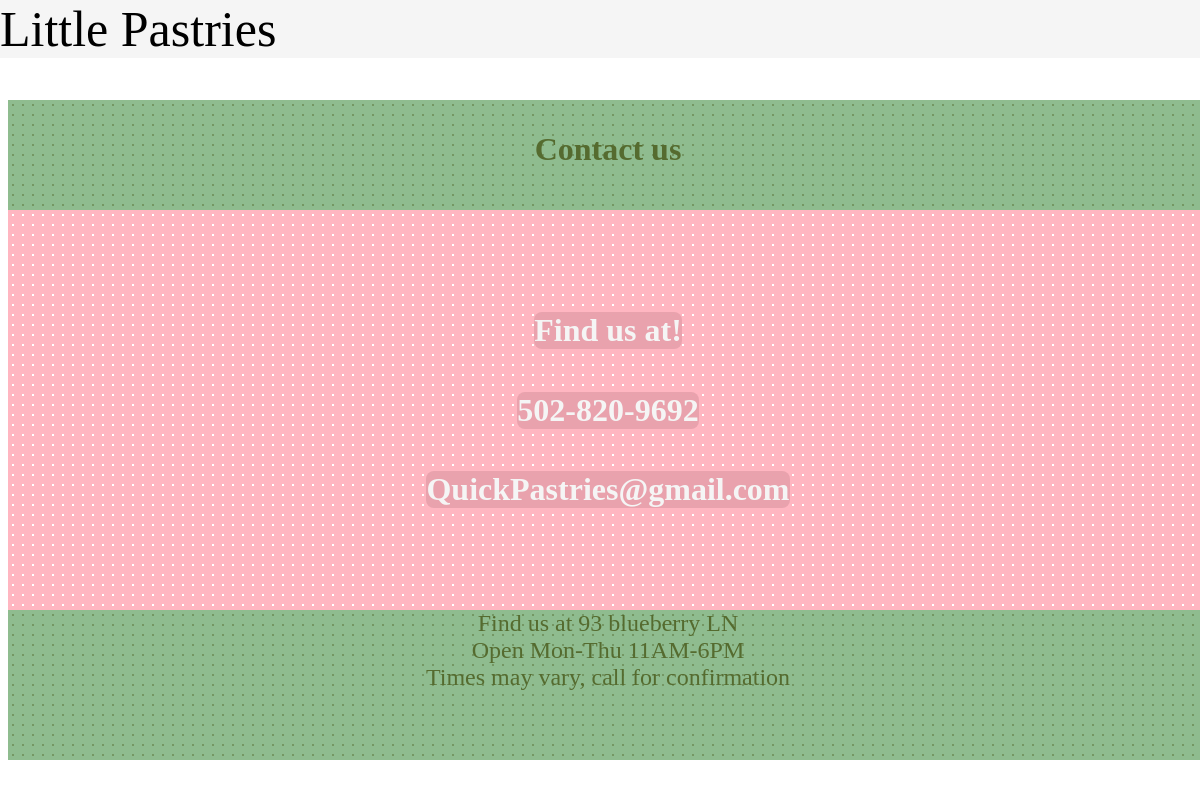
Page /contact-us on the committed database.
### BakeryHome/models.py (models this page shows, shortened)
class BakeryInfo(models.Model):
    BakeryName = models.CharField(max_length=64)
    BakeryDescription = models.TextField(default="")

class ContactInfo(models.Model):
    contactNumber = models.CharField(max_length=25, default=123-456-7890)
    contactEmail = models.EmailField(max_length=64,default="test@gmail.com")

### BakeryHome/views.py (the view)
# urls.py: path('contact-us', views.contactView, name='contactPage'),
def contactView(request):
    InfoDict = {
        'Info': ContactInfo.objects.first(),
        'BakeryInfo': BakeryInfo.objects.first()
    }
    return render(request, 'contact.html', InfoDict)

### BakeryHome/templates/contact.html
{% load static %}
<html>
    <head>
        <link rel="stylesheet" href="{%static 'BakeryHome/contact.css'%}">
    </head>
    <body>
        <div class="top-bar">
            <a href="/" class="top-bar-name">{{BakeryInfo.BakeryName}}</a>
        </div>
        <div class="title">
            <h1>Contact us</h1>
        </div>
        <div class="contact-board">
            <h1 class="contact-text">Find us at!</h1>
            <h1 class="contact-text">{{Info.contactNumber}}</h1>
            <h1 class="contact-text">{{Info.contactEmail}}</h1>
        </div>
        <div class="business-hours-text">
            Find us at 93 blueberry LN<br>
            Open Mon-Thu 11AM-6PM<br>
            Times may vary, call for confirmation
        </div>
    </body>
</html>

### BakeryHome/static/BakeryHome/contact.css (style rules this page uses)
.top-bar { background-color: #f5f5f5; position: fixed; top: 0; left:0; width: 100%; max-height: fit-content; }
.top-bar-name { font-family: cursive; font-size: 50px; text-decoration: none; color: black; }
.title { background-color: darkseagreen; color:darkolivegreen; background-image: radial-gradient(darkolivegreen 4%, transparent 15%); background-size: 10px 10px; margin-top: 100px; width: 100vw; height: 100px; text-align: center; font-family:cursive; padding-top: 10px; }
.contact-board { display: flex; flex-direction: column; justify-content: center; align-items: center; background-color: lightpink; background-image: radial-gradient(white 10%, transparent 15%); background-size: 10px 10px; width: 100vw; height: 400px; }
.contact-text { color: whitesmoke; background-color: rgb(233, 162, 173); max-width: fit-content; border-radius: 8px; }
.business-hours-text { background-color: darkseagreen; background-image: radial-gradient(darkolivegreen 4%, transparent 15%); background-size: 10px 10px; width: 100vw; height: 150px; color: darkolivegreen; font-size: x-large; font-family:cursive; text-align: center; padding-top: px; }

### rows in the picture
BakeryInfo: BakeryName "Little Pastries"
ContactInfo: contactNumber "502-820-9692", contactEmail "QuickPastries@gmail.com"
